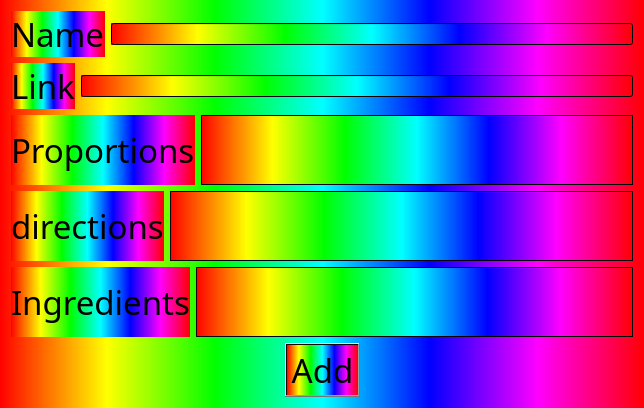
<?xml version="1.0" encoding="UTF-8"?>
<ui version="4.0">
 <class>AddWindow</class>
 <widget class="QDialog" name="AddWindow">
  <property name="geometry">
   <rect>
    <x>0</x>
    <y>0</y>
    <width>644</width>
    <height>397</height>
   </rect>
  </property>
  <property name="windowTitle">
   <string>Dialog</string>
  </property>
  <property name="styleSheet">
   <string notr="true">background-color: qlineargradient(spread:pad, x1:0, y1:0, x2:1, y2:0, stop:0 rgba(255, 0, 0, 255), stop:0.166 rgba(255, 255, 0, 255), stop:0.333 rgba(0, 255, 0, 255), stop:0.5 rgba(0, 255, 255, 255), stop:0.666 rgba(0, 0, 255, 255), stop:0.833 rgba(255, 0, 255, 255), stop:1 rgba(255, 0, 0, 255));</string>
  </property>
  <layout class="QVBoxLayout" name="verticalLayout">
   <item>
    <layout class="QHBoxLayout" name="horizontalLayout">
     <item>
      <widget class="QLabel" name="label">
       <property name="font">
        <font>
         <family>Curlz MT</family>
         <pointsize>25</pointsize>
         <italic>false</italic>
        </font>
       </property>
       <property name="text">
        <string>Name</string>
       </property>
      </widget>
     </item>
     <item>
      <widget class="QLineEdit" name="lineEdit">
       <property name="styleSheet">
        <string notr="true">color: rgb(238, 39, 255);</string>
       </property>
       <property name="readOnly">
        <bool>false</bool>
       </property>
      </widget>
     </item>
    </layout>
   </item>
   <item>
    <layout class="QHBoxLayout" name="horizontalLayout_2">
     <item>
      <widget class="QLabel" name="label_2">
       <property name="font">
        <font>
         <family>Curlz MT</family>
         <pointsize>25</pointsize>
        </font>
       </property>
       <property name="text">
        <string>Link</string>
       </property>
      </widget>
     </item>
     <item>
      <widget class="QLineEdit" name="lineEdit_4">
       <property name="styleSheet">
        <string notr="true">color: rgb(210, 18, 255);</string>
       </property>
       <property name="readOnly">
        <bool>false</bool>
       </property>
      </widget>
     </item>
    </layout>
   </item>
   <item>
    <layout class="QHBoxLayout" name="horizontalLayout_5">
     <item>
      <widget class="QLabel" name="label_3">
       <property name="font">
        <font>
         <family>Curlz MT</family>
         <pointsize>25</pointsize>
        </font>
       </property>
       <property name="text">
        <string>Proportions</string>
       </property>
      </widget>
     </item>
     <item>
      <widget class="QTextEdit" name="textEdit">
       <property name="styleSheet">
        <string notr="true">color: rgb(255, 255, 255);</string>
       </property>
      </widget>
     </item>
    </layout>
   </item>
   <item>
    <layout class="QHBoxLayout" name="horizontalLayout_4">
     <item>
      <widget class="QLabel" name="label_4">
       <property name="font">
        <font>
         <family>Curlz MT</family>
         <pointsize>25</pointsize>
        </font>
       </property>
       <property name="text">
        <string>directions</string>
       </property>
      </widget>
     </item>
     <item>
      <widget class="QTextEdit" name="textEdit_2">
       <property name="styleSheet">
        <string notr="true">color: rgb(255, 255, 255);</string>
       </property>
      </widget>
     </item>
    </layout>
   </item>
   <item>
    <layout class="QHBoxLayout" name="horizontalLayout_3">
     <item>
      <widget class="QLabel" name="label_5">
       <property name="font">
        <font>
         <family>Curlz MT</family>
         <pointsize>25</pointsize>
        </font>
       </property>
       <property name="text">
        <string>Ingredients</string>
       </property>
      </widget>
     </item>
     <item>
      <widget class="QTextEdit" name="textEdit_3">
       <property name="styleSheet">
        <string notr="true">color: rgb(255, 255, 255);</string>
       </property>
      </widget>
     </item>
    </layout>
   </item>
   <item>
    <layout class="QHBoxLayout" name="horizontalLayout_6">
     <item>
      <spacer name="horizontalSpacer">
       <property name="orientation">
        <enum>Qt::Horizontal</enum>
       </property>
       <property name="sizeHint" stdset="0">
        <size>
         <width>108</width>
         <height>20</height>
        </size>
       </property>
      </spacer>
     </item>
     <item>
      <widget class="QPushButton" name="pushButton">
       <property name="font">
        <font>
         <family>Curlz MT</family>
         <pointsize>25</pointsize>
        </font>
       </property>
       <property name="text">
        <string>Add</string>
       </property>
      </widget>
     </item>
     <item>
      <spacer name="horizontalSpacer_2">
       <property name="orientation">
        <enum>Qt::Horizontal</enum>
       </property>
       <property name="sizeHint" stdset="0">
        <size>
         <width>40</width>
         <height>20</height>
        </size>
       </property>
      </spacer>
     </item>
    </layout>
   </item>
  </layout>
 </widget>
 <resources/>
 <connections/>
</ui>
